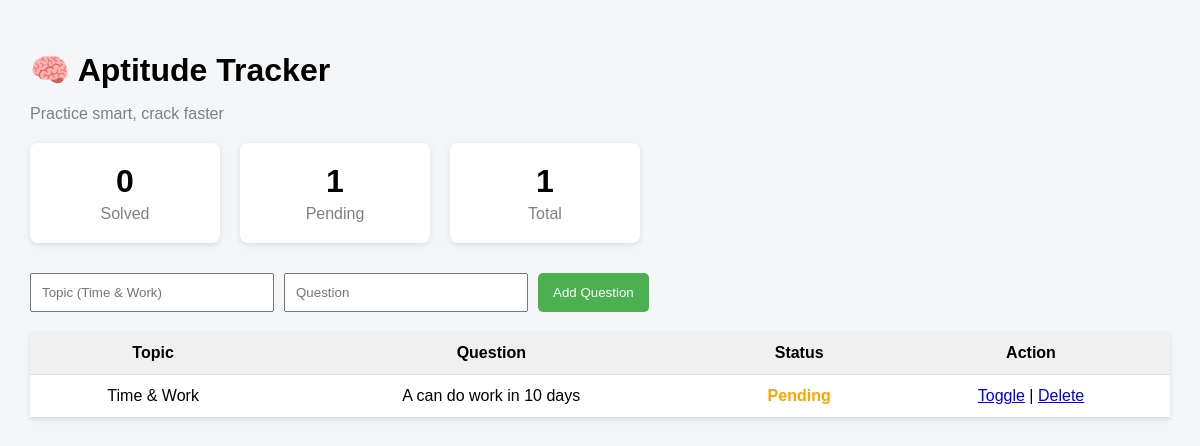
The app's page /aptitude (signed in) with its own data.
### tables this page shows
CREATE TABLE aptitude (
            id INTEGER PRIMARY KEY AUTOINCREMENT,
            username TEXT,
            topic TEXT,
            question TEXT,
            status TEXT
        );

### app.py (the view)
@app.route('/aptitude')
def aptitude():
    if 'user' not in session:
        return redirect(url_for('login'))
    conn = get_db()
    cursor = conn.cursor()
    cursor.execute(
        "SELECT id, topic, question, status FROM aptitude WHERE username=?",
        (session['user'],)
    )
    questions = cursor.fetchall()
    total = len(questions)
    solved = sum(1 for q in questions if q[3] == 'Solved')
    pending = total - solved
    conn.close()
    return render_template(
        'aptitude.html',
        questions=questions,
        total=total,
        solved=solved,
        pending=pending
    )

### app.py (called while the page is built)
def get_db():
    return sqlite3.connect("database.db")

### templates/aptitude.html (shortened to what this page needs)
<!DOCTYPE html>
<html>
<head>
</head>
<body>
<h1>🧠 Aptitude Tracker</h1>
<p class="subtitle">Practice smart, crack faster</p>
<div class="stats">
    <div class="card">
        <h2>{{ solved }}</h2>
        <p>Solved</p>
    </div>
    <div class="card">
        <h2>{{ pending }}</h2>
        <p>Pending</p>
    </div>
    <div class="card">
        <h2>{{ total }}</h2>
        <p>Total</p>
    </div>
</div>
<form method="POST" action="/add_aptitude">
    <input type="text" name="topic" placeholder="Topic (Time & Work)" required>
    <input type="text" name="question" placeholder="Question" required>
    <button type="submit">Add Question</button>
</form>
<table>
    <tr>
        <th>Topic</th>
        <th>Question</th>
        <th>Status</th>
        <th>Action</th>
    </tr>
    {% for q in questions %}
    <tr>
        <td>{{ q[1] }}</td>
        <td>{{ q[2] }}</td>
        <td class="{{ q[3]|lower }}">{{ q[3] }}</td>
        <td>
            <a href="/toggle/{{ q[0] }}">Toggle</a> |
            <a href="/delete/{{ q[0] }}">Delete</a>
        </td>
    </tr>
    {% endfor %}
</table>
</body>
</html>

### templates/aptitude.html (style rules this page uses)
body { font-family: Arial, sans-serif; background: #f4f6f8; margin: 0; padding: 30px; }
h1 { margin-bottom: 5px; }
.subtitle { color: gray; margin-bottom: 20px; }
.stats { display: flex; gap: 20px; margin-bottom: 30px; }
.card { background: white; padding: 20px; width: 150px; text-align: center; border-radius: 8px; box-shadow: 0 2px 6px rgba(0,0,0,0.1); }
.card h2 { margin: 0; font-size: 32px; }
.card p { margin: 5px 0 0; color: gray; }
form { margin-bottom: 20px; display: flex; gap: 10px; }
input { padding: 10px; width: 220px; }
button { padding: 10px 15px; background: #4CAF50; color: white; border: none; cursor: pointer; border-radius: 5px; }
table { width: 100%; background: white; border-collapse: collapse; box-shadow: 0 2px 6px rgba(0,0,0,0.1); }
th, td { padding: 12px; border-bottom: 1px solid #ddd; text-align: center; }
th { background: #f0f0f0; }
.pending { color: orange; font-weight: bold; }

### records on screen
aptitude: topic "Time & Work", question "A can do work in 10 days", status "Pending"

### other values on screen
{{ solved }} "0"
{{ pending }} "1"
{{ total }} "1"
